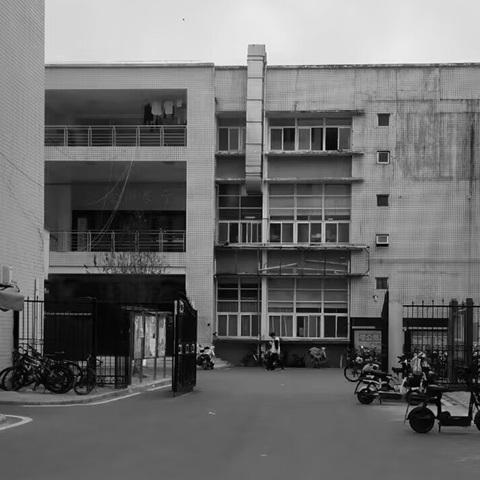
#> input picture DIP/images/school_gray.jpg, 480 x 480 px, found by its file name
$ python '直方图均衡化.py'
#> lines starting #> are read from the running program, lines starting #| are printed output that depends on the picture
import cv2
import numpy as np
import matplotlib.pyplot as plt

# 图片路径
image_path = r"D:\Digital Image Processing\school_gray.jpg"

# 读取灰度图像
gray_image = cv2.imread(image_path, cv2.IMREAD_GRAYSCALE)
#> gray_image is the input picture: shape (480, 480); min 0, max 255, mean 107.4

# 检查图像是否成功读取
if gray_image is None:
    print("无法加载图像，请检查文件路径。")
else:
    # 计算原图像的直方图
    hist_original = cv2.calcHist([gray_image], [0], None, [256], [0, 256])
#> hist_original = 256 values, max 4582 at index 96, min 0 at index 244, mean 900
    hist_original = hist_original.flatten()

    # 进行直方图均衡化
    equalized_image = cv2.equalizeHist(gray_image)
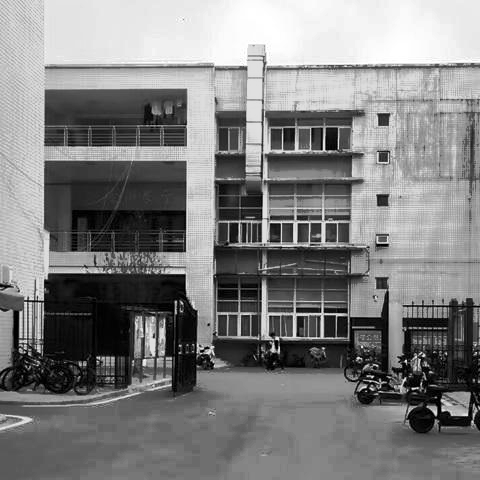
#> equalized_image: shape (480, 480); min 0, max 255, mean 128.1

    # 计算均衡化后图像的直方图
    hist_equalized = cv2.calcHist([equalized_image], [0], None, [256], [0, 256])
#> hist_equalized = 256 values, max 4582 at index 111, min 0 at index 6, mean 900
    hist_equalized = hist_equalized.flatten()

    # 创建显示直方图的图像
    fig, axes = plt.subplots(2, 2, figsize=(12, 10))

    # 显示原始图像的直方图
    axes[0, 0].plot(hist_original, color='lightblue')
    axes[0, 0].set_title('Histogram of Original Image')
    axes[0, 0].set_xlim([0, 256])

    # 显示均衡化后图像的直方图
    axes[0, 1].plot(hist_equalized, color='lightblue')
    axes[0, 1].set_title('Histogram of Equalized Image')
    axes[0, 1].set_xlim([0, 256])

    # 显示原始图像
    axes[1, 0].imshow(gray_image, cmap='gray')
    axes[1, 0].set_title('Original Image')
    axes[1, 0].axis('off')

    # 显示均衡化后图像
    axes[1, 1].imshow(equalized_image, cmap='gray')
    axes[1, 1].set_title('Equalized Image')
    axes[1, 1].axis('off')

    # 确保布局紧凑
    plt.tight_layout()
    plt.show()
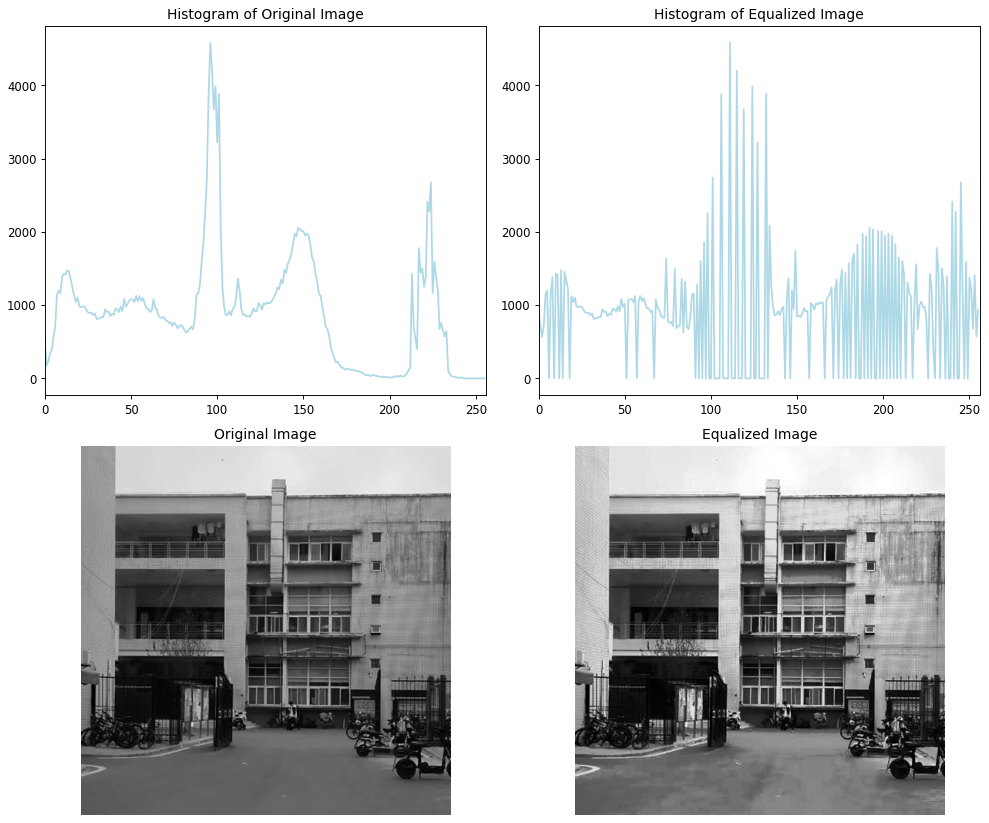
#> figure drawn by matplotlib, 4 panels; panel 1: curve peaks at x = 96, y = 4582; panel 2: curve peaks at x = 111, y = 4582
